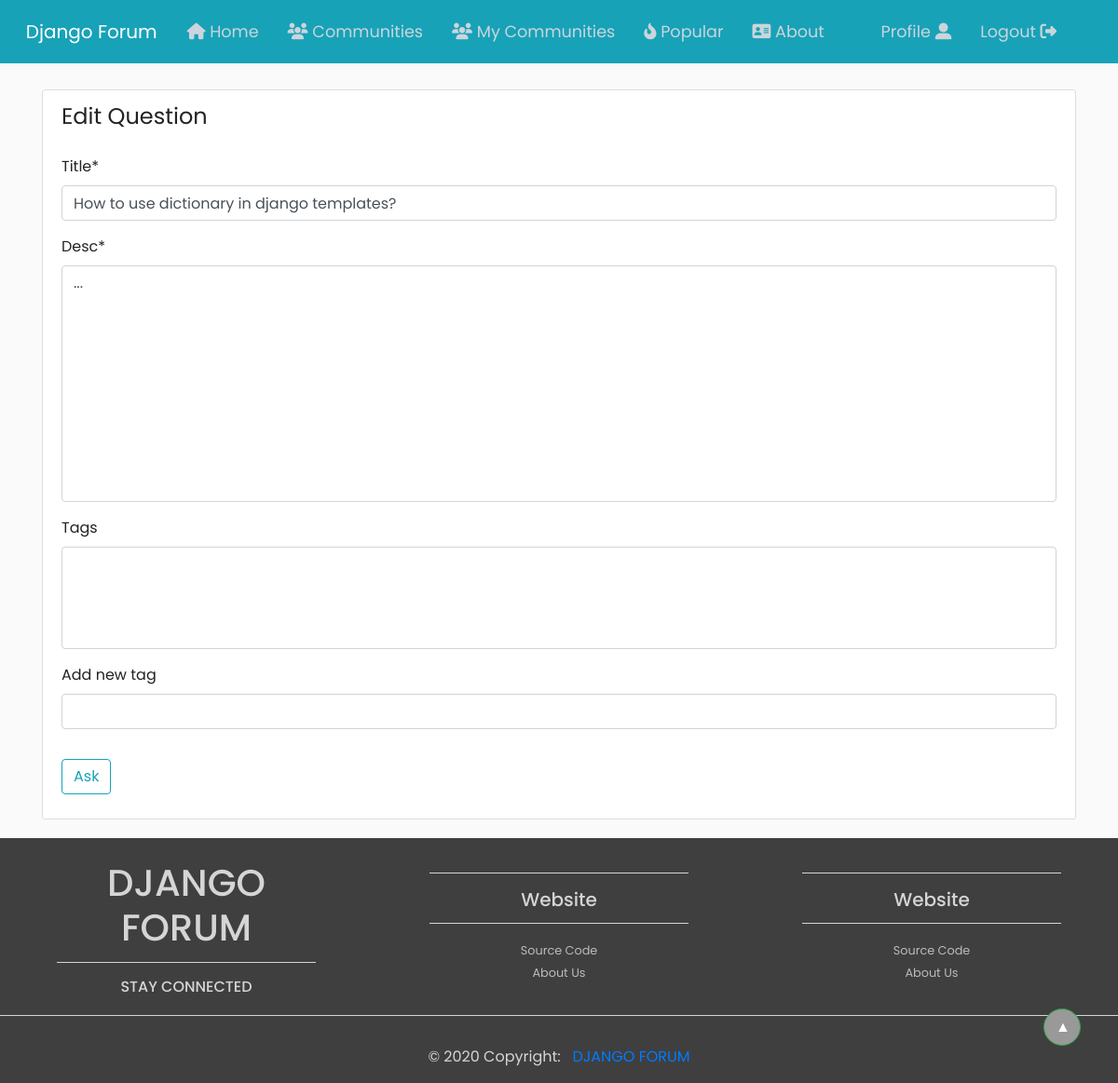
Before: /question/edit/5 (signed in) with the older database file.
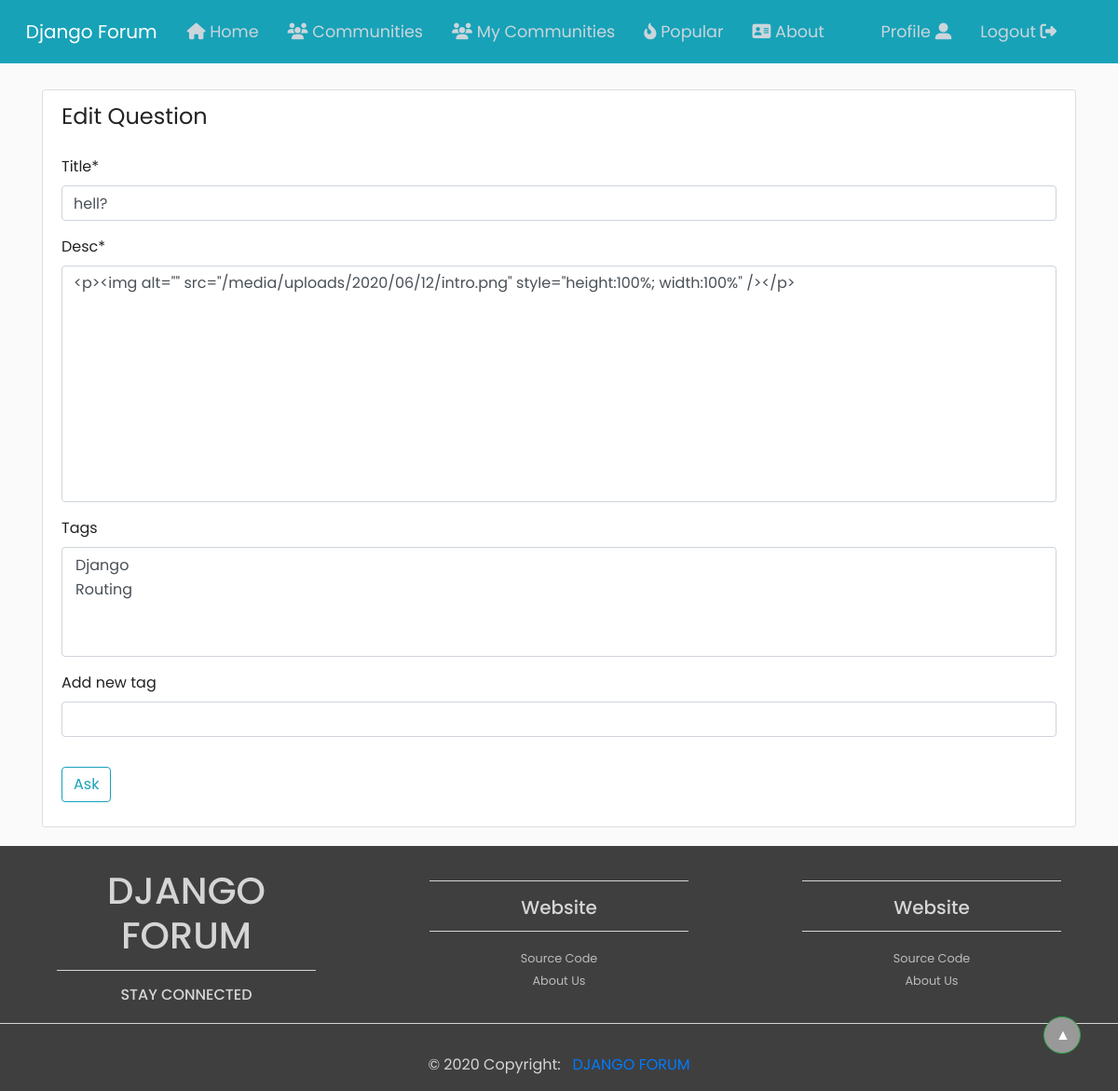
After: the same page with the newer database file.
### forum/models.py (models this page shows, shortened)
class Question(models.Model):
    title = models.CharField(max_length=200, null=True, unique=True)
    desc = RichTextUploadingField(null=True)
    date_asked = models.DateTimeField(default=timezone.now)
    date_updated = models.DateTimeField(auto_now=True)
    username = models.ForeignKey(User, verbose_name="Questioned by", on_delete=models.CASCADE)
    community = models.ForeignKey(Community, on_delete=models.CASCADE)
    is_reported = models.BooleanField(default=False)
    tags = models.ManyToManyField(Tag, blank=True)
    add_new_tag = models.CharField(max_length=200, null=True, blank=True, unique=True)

### forum/views.py (the view)
# urls.py: path('question/edit/<str:pk>', views.question_edit, name='question_edit'),
@login_required
def question_edit(request, pk):
	question = Question.objects.get(id=pk)
	form = QuestionForm(request.POST or None, instance=question)
	if form.is_valid():
		form.save()
		return redirect('/question/'+pk)
	context = {'title': 'Edit Question', 'form': form}
	return render(request, 'forum/question_edit.html', context)

### forum/forms.py
class QuestionForm(forms.ModelForm):
	class Meta:
		model = Question
		fields = ['title', 'desc', 'tags', 'add_new_tag']

### forum/models.py (called while the page is built)
    def __str__(self):
       return self.name

### forum/templates/forum/question_edit.html (shortened to what this page needs)
{% extends 'forum/base.html' %}
{% load crispy_forms_tags %}
{% block content %}
<div class="content-section">
	<form method="POST">
		<fieldset class="form-group">
			<legend class="boreder-bottom mb-4">Edit Question</legend>
				{{ form|crispy }}
		</fieldset>
		<div class="form-group">
			<input class="btn btn-outline-info" type="submit" value="Ask">
		</div>
	</form>
</div>
{% endblock content %}

Changed rows visible on the page:
changed Question: title "How to use dictionary in django templates?" → "hell?"; desc "..." → "<p><img alt=\"\" src=\"/media/uploads/2020/06/12/intro.png\" style=\"height:100%; width:100%\" /></p>"
Other visible differences:
form field tags: (not shown) → "Django / Routing"
